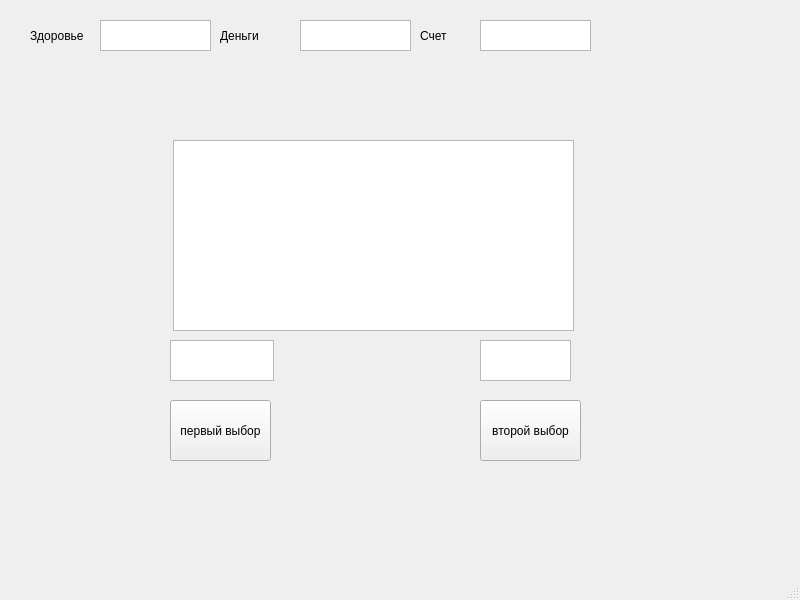
<?xml version="1.0" encoding="UTF-8"?>
<ui version="4.0">
 <class>MainWindow</class>
 <widget class="QMainWindow" name="MainWindow">
  <property name="geometry">
   <rect>
    <x>0</x>
    <y>0</y>
    <width>800</width>
    <height>600</height>
   </rect>
  </property>
  <property name="windowTitle">
   <string>MainWindow</string>
  </property>
  <widget class="QWidget" name="centralwidget">
   <widget class="QTextEdit" name="textEdit">
    <property name="geometry">
     <rect>
      <x>173</x>
      <y>140</y>
      <width>401</width>
      <height>191</height>
     </rect>
    </property>
   </widget>
   <widget class="QPushButton" name="choise2">
    <property name="geometry">
     <rect>
      <x>480</x>
      <y>400</y>
      <width>101</width>
      <height>61</height>
     </rect>
    </property>
    <property name="text">
     <string>второй выбор</string>
    </property>
   </widget>
   <widget class="QPushButton" name="choise1">
    <property name="geometry">
     <rect>
      <x>170</x>
      <y>400</y>
      <width>101</width>
      <height>61</height>
     </rect>
    </property>
    <property name="text">
     <string>первый выбор</string>
    </property>
   </widget>
   <widget class="QTextEdit" name="choise1_text">
    <property name="geometry">
     <rect>
      <x>170</x>
      <y>340</y>
      <width>104</width>
      <height>41</height>
     </rect>
    </property>
   </widget>
   <widget class="QTextEdit" name="choise2_text">
    <property name="geometry">
     <rect>
      <x>480</x>
      <y>340</y>
      <width>91</width>
      <height>41</height>
     </rect>
    </property>
   </widget>
   <widget class="QLabel" name="label_2">
    <property name="geometry">
     <rect>
      <x>220</x>
      <y>20</y>
      <width>71</width>
      <height>31</height>
     </rect>
    </property>
    <property name="text">
     <string>Деньги</string>
    </property>
   </widget>
   <widget class="QTextEdit" name="money_bar">
    <property name="geometry">
     <rect>
      <x>100</x>
      <y>20</y>
      <width>111</width>
      <height>31</height>
     </rect>
    </property>
   </widget>
   <widget class="QTextEdit" name="textEdit_6">
    <property name="geometry">
     <rect>
      <x>480</x>
      <y>20</y>
      <width>111</width>
      <height>31</height>
     </rect>
    </property>
   </widget>
   <widget class="QLabel" name="label_3">
    <property name="geometry">
     <rect>
      <x>420</x>
      <y>20</y>
      <width>71</width>
      <height>31</height>
     </rect>
    </property>
    <property name="text">
     <string>Счет</string>
    </property>
   </widget>
   <widget class="QTextEdit" name="health_bar">
    <property name="geometry">
     <rect>
      <x>300</x>
      <y>20</y>
      <width>111</width>
      <height>31</height>
     </rect>
    </property>
   </widget>
   <widget class="QLabel" name="label">
    <property name="geometry">
     <rect>
      <x>30</x>
      <y>20</y>
      <width>71</width>
      <height>31</height>
     </rect>
    </property>
    <property name="text">
     <string>Здоровье</string>
    </property>
   </widget>
  </widget>
  <widget class="QMenuBar" name="menubar">
   <property name="geometry">
    <rect>
     <x>0</x>
     <y>0</y>
     <width>800</width>
     <height>21</height>
    </rect>
   </property>
  </widget>
  <widget class="QStatusBar" name="statusbar"/>
 </widget>
 <resources/>
 <connections/>
</ui>
